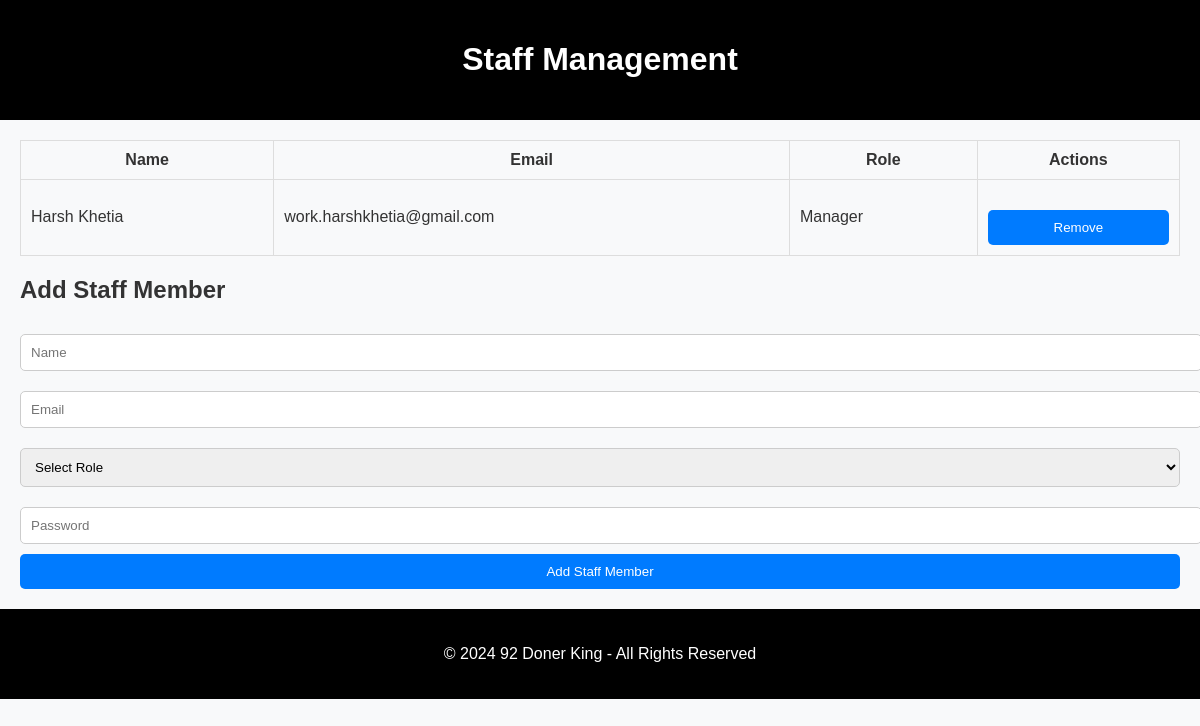
The app's page /staff_manage.php (signed in) with its own data.
### tables this page shows
CREATE TABLE `staff` (
  `StaffID` int(11) NOT NULL,
  `Name` varchar(100) NOT NULL,
  `Email` varchar(255) NOT NULL,
  `Role` enum('Manager','Cashier','Chef') NOT NULL,
  `PasswordHash` char(60) NOT NULL,
  `AdminID` int(11) DEFAULT NULL,
  `LocationID` int(11) DEFAULT NULL
);

### staff_manage.php (the view, shortened to what this page needs)
<?php
include 'db.php';
$sql = "SELECT * FROM staff";
$result = $conn->query($sql);
?>
<!DOCTYPE html>
<html lang="en">
<head>
</head>
<body>
<header>
    <h1>Staff Management</h1>
</header>
<div class="container">
    <table>
        <tr>
            <th>Name</th>
            <th>Email</th>
            <th>Role</th>
            <th>Actions</th>
        </tr>
        <?php
        if ($result->num_rows > 0) {
            while ($row = $result->fetch_assoc()) {
                echo "<tr>";
                echo "<td>" . $row["Name"] . "</td>";
                echo "<td>" . $row["Email"] . "</td>";
                echo "<td>" . $row["Role"] . "</td>";
                echo "<td><form method='post'><input type='hidden' name='staff_id' value='" . $row["StaffID"] . "'><input type='submit' class='remove-btn' name='remove_staff' value='Remove'></form></td>";
                echo "</tr>";
            }
        } else {
            echo "<tr><td colspan='4'>No staff members found</td></tr>";
        }
        ?>
    </table>
    <h2>Add Staff Member</h2>
    <form method="post">
        <input type="text" name="name" placeholder="Name" required><br>
        <input type="email" name="email" placeholder="Email" required><br>
        <select name="role" required>
            <option value="" disabled selected>Select Role</option>
        </select><br>
        <input type="password" name="password" placeholder="Password" required><br>
        <input type="submit" name="add_staff" value="Add Staff Member">
    </form>
</div>
<footer>
     <p>&copy; 2024 92 Doner King - All Rights Reserved</p>
</footer>
</body>
</html>

### staff_manage.php (style rules this page uses)
body { font-family: Arial, sans-serif; background-color: #f8f9fa; color: #333; margin: 0; padding: 0; }
header, footer { background-color: #000; color: #fff; text-align: center; padding: 20px 0; }
.container { padding: 20px; }
table { width: 100%; border-collapse: collapse; }
table th, table td { padding: 10px; border: 1px solid #ddd; }
form { margin-top: 20px; }
input[type="text"], input[type="email"], input[type="password"], select { width: 100%; padding: 10px; margin: 10px 0; border-radius: 5px; border: 1px solid #ccc; }
input[type="submit"] { width: 100%; padding: 10px; border: none; border-radius: 5px; color: #fff; background-color: #007bff; cursor: pointer; }
.remove-btn { background-color: #dc3545; }

### records on screen
staff: Name "Harsh Khetia", Email "work.harshkhetia@gmail.com", Role "Manager"
